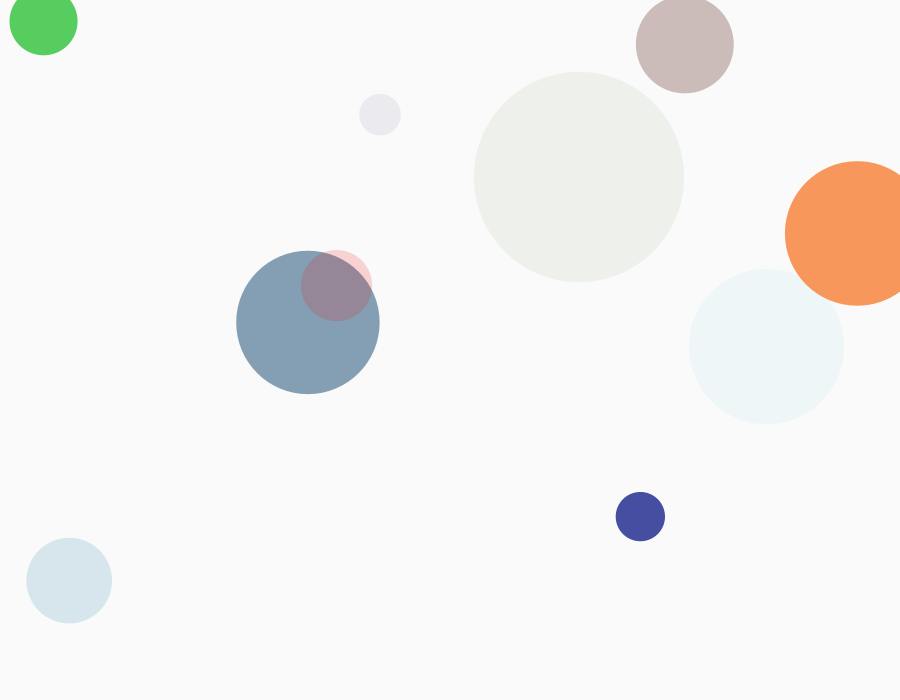
Frame 1 (no input)
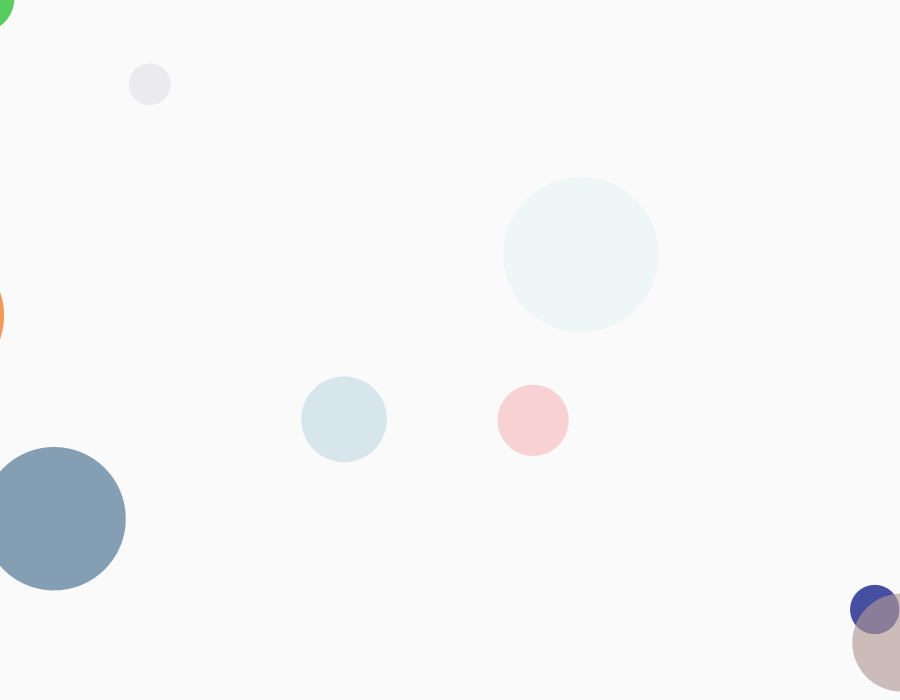
Frame 60 (the mouse pressed at the canvas centre just before this capture)
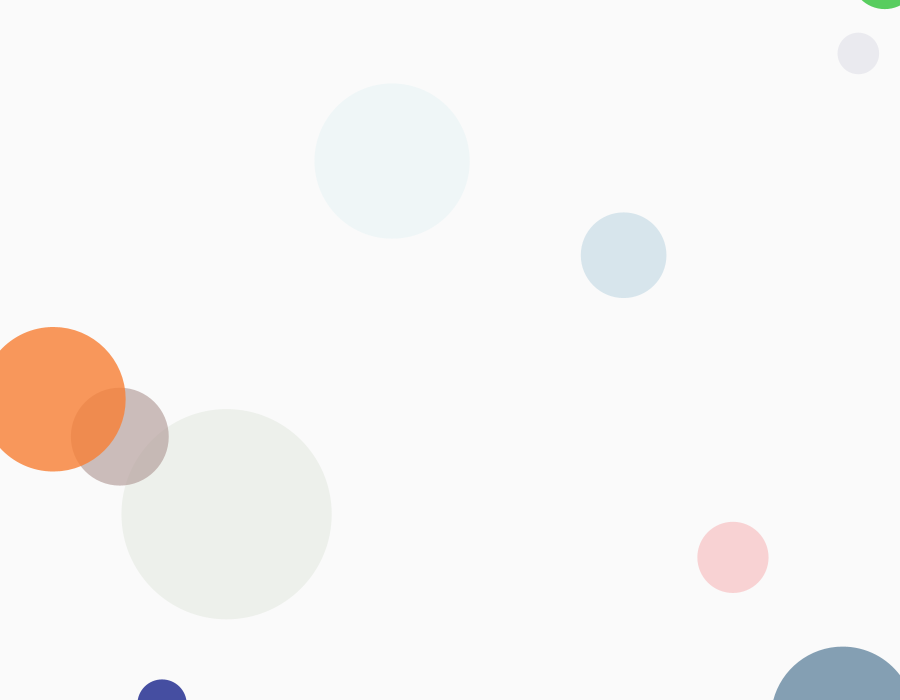
Frame 120 (the mouse held since frame 60 and released just before this capture)

The Processing sketch that drew these frames (run headless with seeded random() and noise(); from frame 60 on, the mouse is pressed at the canvas centre):

// Processing sketch: moveCircle
// ── moveCircle.pde
int _num = 10;
Circle[] _circleArr = {};   

void setup() {
  size(900,700); 
  background(255);
  smooth();
  strokeWeight(1);
  fill(150, 50);
  drawCircles();
}

void draw() {
  background(250);
  for (int i=0; i<_circleArr.length; i++) {
    Circle thisCirc = _circleArr[i];
    thisCirc.updateMe();
  }
}

void mouseReleased() {
  drawCircles();
}

void drawCircles() {
  for (int i=0; i<_num; i++) { 
    Circle thisCirc = new Circle();
    thisCirc.drawMe();
    _circleArr = (Circle[])append(_circleArr, thisCirc);
  }
}


//================================= objects

class Circle {

  // properties
  float x, y;
  float radius; 
  color linecol, fillcol; 
  float alph;
  float xmove, ymove;
  
  // constructor
  Circle () {
    x = random(width);
    y = random(height);
    radius = random(100) + 10; 
    linecol = color(random(255), random(255), random(255));
    fillcol = color(random(255), random(255), random(255));
    alph = random(255);
    xmove = random(10) - 5;   
    ymove = random(10) - 5;  
  }
  
  // method - render me to screen
  void drawMe() { 
    noStroke(); 
    fill(fillcol, alph);
    ellipse(x, y, radius*2, radius*2);
    stroke(linecol, 150);
    noFill();
  }
  
  // method - called on the frameloop
  void updateMe() {
    x += xmove;  
    y += ymove;  
    if (x > (width+radius)) { x = 0 - radius; }  
    if (x < (0-radius)) { x = width+radius; }  
    if (y > (height+radius)) { y = 0 - radius; }
    if (y < (0-radius)) { y = height+radius; }  
    drawMe();  
    circleController();
  }
  
 
  void circleController(){
    if (keyPressed) {
    if (key == 'r') {
      x = width*0.7;
      y = height*0.7;
    }else if(key == 'l'){
      x = width/3;
      y = height/3;
    }else if(key == 'd'){
      x = width/3;
      y = height*0.7;
    }else if(key == 'u'){
      x = width/3;
      y = height*0.7;
    }else if (key == 'c') {
      x = width/2;
      y = height/2;
    }else if(key == 'z'){
      x = width/4;
      y = height/4;
    }else if(key == 't'){
      x = width/3;
      y = height/3;
    }else if(key == 'x'){
      x = width / random(10);
      y = height / random(10);
    }
  } 
}


  
 
 
}
